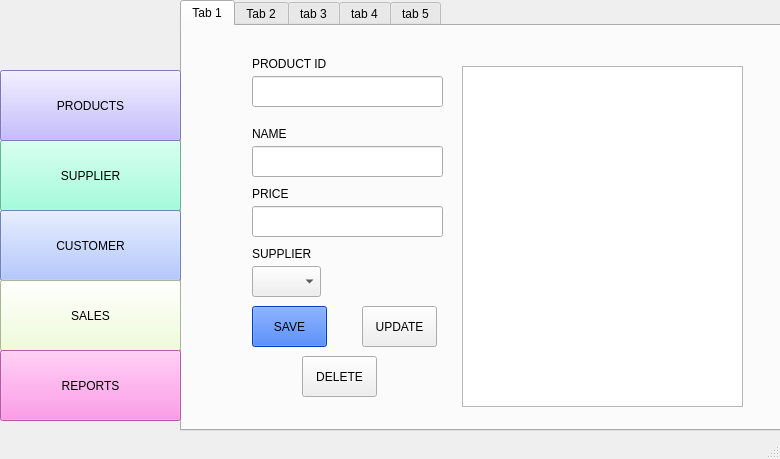
<?xml version="1.0" encoding="UTF-8"?>
<ui version="4.0">
 <class>Sales_System</class>
 <widget class="QMainWindow" name="Sales_System">
  <property name="geometry">
   <rect>
    <x>0</x>
    <y>0</y>
    <width>780</width>
    <height>459</height>
   </rect>
  </property>
  <property name="windowTitle">
   <string>Sales_System</string>
  </property>
  <widget class="QWidget" name="centralwidget">
   <widget class="QPushButton" name="btn_tab1">
    <property name="geometry">
     <rect>
      <x>0</x>
      <y>70</y>
      <width>181</width>
      <height>71</height>
     </rect>
    </property>
    <property name="styleSheet">
     <string notr="true">background-color: rgb(180, 167, 255);</string>
    </property>
    <property name="text">
     <string>PRODUCTS</string>
    </property>
   </widget>
   <widget class="QTabWidget" name="TabWidget">
    <property name="geometry">
     <rect>
      <x>180</x>
      <y>0</y>
      <width>611</width>
      <height>431</height>
     </rect>
    </property>
    <property name="currentIndex">
     <number>0</number>
    </property>
    <widget class="QWidget" name="tab1">
     <attribute name="title">
      <string>Tab 1</string>
     </attribute>
     <widget class="QPushButton" name="btn_save_product">
      <property name="geometry">
       <rect>
        <x>70</x>
        <y>280</y>
        <width>75</width>
        <height>41</height>
       </rect>
      </property>
      <property name="styleSheet">
       <string notr="true">background-color: rgb(0, 85, 255);
font: 700 10pt &quot;Segoe UI&quot;;</string>
      </property>
      <property name="text">
       <string>SAVE</string>
      </property>
     </widget>
     <widget class="QLabel" name="label_2">
      <property name="geometry">
       <rect>
        <x>70</x>
        <y>160</y>
        <width>49</width>
        <height>16</height>
       </rect>
      </property>
      <property name="text">
       <string>PRICE</string>
      </property>
     </widget>
     <widget class="QLineEdit" name="ln_name">
      <property name="geometry">
       <rect>
        <x>70</x>
        <y>120</y>
        <width>191</width>
        <height>31</height>
       </rect>
      </property>
     </widget>
     <widget class="QLineEdit" name="ln_price">
      <property name="geometry">
       <rect>
        <x>70</x>
        <y>180</y>
        <width>191</width>
        <height>31</height>
       </rect>
      </property>
     </widget>
     <widget class="QLabel" name="label">
      <property name="geometry">
       <rect>
        <x>70</x>
        <y>100</y>
        <width>121</width>
        <height>16</height>
       </rect>
      </property>
      <property name="text">
       <string>NAME</string>
      </property>
     </widget>
     <widget class="QPushButton" name="btn_delete_product">
      <property name="geometry">
       <rect>
        <x>120</x>
        <y>330</y>
        <width>75</width>
        <height>41</height>
       </rect>
      </property>
      <property name="text">
       <string>DELETE</string>
      </property>
     </widget>
     <widget class="QPushButton" name="btn_update_product">
      <property name="geometry">
       <rect>
        <x>180</x>
        <y>280</y>
        <width>75</width>
        <height>41</height>
       </rect>
      </property>
      <property name="text">
       <string>UPDATE</string>
      </property>
     </widget>
     <widget class="QComboBox" name="combo_supplier">
      <property name="geometry">
       <rect>
        <x>70</x>
        <y>240</y>
        <width>69</width>
        <height>31</height>
       </rect>
      </property>
     </widget>
     <widget class="QLabel" name="label_3">
      <property name="geometry">
       <rect>
        <x>70</x>
        <y>220</y>
        <width>81</width>
        <height>16</height>
       </rect>
      </property>
      <property name="text">
       <string>SUPPLIER</string>
      </property>
     </widget>
     <widget class="QListWidget" name="listWidget">
      <property name="geometry">
       <rect>
        <x>280</x>
        <y>40</y>
        <width>281</width>
        <height>341</height>
       </rect>
      </property>
     </widget>
     <widget class="QLabel" name="label_5">
      <property name="geometry">
       <rect>
        <x>70</x>
        <y>30</y>
        <width>91</width>
        <height>16</height>
       </rect>
      </property>
      <property name="text">
       <string>PRODUCT ID</string>
      </property>
     </widget>
     <widget class="QLineEdit" name="ln_pro_id">
      <property name="geometry">
       <rect>
        <x>70</x>
        <y>50</y>
        <width>191</width>
        <height>31</height>
       </rect>
      </property>
     </widget>
    </widget>
    <widget class="QWidget" name="tab2">
     <attribute name="title">
      <string>Tab 2</string>
     </attribute>
     <widget class="QLabel" name="label_4">
      <property name="geometry">
       <rect>
        <x>70</x>
        <y>90</y>
        <width>61</width>
        <height>16</height>
       </rect>
      </property>
      <property name="text">
       <string>NAME</string>
      </property>
     </widget>
     <widget class="QLineEdit" name="ln_supplier">
      <property name="geometry">
       <rect>
        <x>70</x>
        <y>120</y>
        <width>191</width>
        <height>31</height>
       </rect>
      </property>
     </widget>
     <widget class="QPushButton" name="btn_add_supplier">
      <property name="geometry">
       <rect>
        <x>70</x>
        <y>160</y>
        <width>75</width>
        <height>41</height>
       </rect>
      </property>
      <property name="text">
       <string>ADD</string>
      </property>
     </widget>
     <widget class="QLabel" name="label_6">
      <property name="geometry">
       <rect>
        <x>70</x>
        <y>20</y>
        <width>81</width>
        <height>16</height>
       </rect>
      </property>
      <property name="text">
       <string>SUPPLIER ID</string>
      </property>
     </widget>
     <widget class="QLineEdit" name="ln_supp_id">
      <property name="geometry">
       <rect>
        <x>70</x>
        <y>50</y>
        <width>191</width>
        <height>31</height>
       </rect>
      </property>
     </widget>
     <widget class="QListWidget" name="listWidget_supp">
      <property name="geometry">
       <rect>
        <x>285</x>
        <y>20</y>
        <width>281</width>
        <height>271</height>
       </rect>
      </property>
     </widget>
     <widget class="QPushButton" name="btn_supp_delete">
      <property name="geometry">
       <rect>
        <x>130</x>
        <y>220</y>
        <width>75</width>
        <height>41</height>
       </rect>
      </property>
      <property name="text">
       <string>DELETE</string>
      </property>
     </widget>
     <widget class="QPushButton" name="btn_supp_update">
      <property name="geometry">
       <rect>
        <x>180</x>
        <y>160</y>
        <width>75</width>
        <height>41</height>
       </rect>
      </property>
      <property name="text">
       <string>UPDATE</string>
      </property>
     </widget>
    </widget>
    <widget class="QWidget" name="tab3">
     <attribute name="title">
      <string>tab 3</string>
     </attribute>
     <widget class="QLabel" name="label_10">
      <property name="geometry">
       <rect>
        <x>40</x>
        <y>110</y>
        <width>49</width>
        <height>16</height>
       </rect>
      </property>
      <property name="text">
       <string>NAME</string>
      </property>
     </widget>
     <widget class="QLineEdit" name="ln_name_cus">
      <property name="geometry">
       <rect>
        <x>40</x>
        <y>130</y>
        <width>191</width>
        <height>31</height>
       </rect>
      </property>
     </widget>
     <widget class="QLineEdit" name="ln_last_cus">
      <property name="geometry">
       <rect>
        <x>40</x>
        <y>200</y>
        <width>191</width>
        <height>31</height>
       </rect>
      </property>
     </widget>
     <widget class="QLabel" name="label_11">
      <property name="geometry">
       <rect>
        <x>40</x>
        <y>180</y>
        <width>81</width>
        <height>16</height>
       </rect>
      </property>
      <property name="text">
       <string>LAST_NAME</string>
      </property>
     </widget>
     <widget class="QLineEdit" name="ln_doc">
      <property name="geometry">
       <rect>
        <x>40</x>
        <y>70</y>
        <width>191</width>
        <height>31</height>
       </rect>
      </property>
     </widget>
     <widget class="QLabel" name="label_12">
      <property name="geometry">
       <rect>
        <x>40</x>
        <y>40</y>
        <width>49</width>
        <height>16</height>
       </rect>
      </property>
      <property name="text">
       <string>DNI/RUT</string>
      </property>
     </widget>
     <widget class="QLabel" name="label_13">
      <property name="geometry">
       <rect>
        <x>40</x>
        <y>240</y>
        <width>49</width>
        <height>16</height>
       </rect>
      </property>
      <property name="text">
       <string>PHONE</string>
      </property>
     </widget>
     <widget class="QLineEdit" name="ln_phone_cus">
      <property name="geometry">
       <rect>
        <x>40</x>
        <y>260</y>
        <width>191</width>
        <height>31</height>
       </rect>
      </property>
      <property name="text">
       <string/>
      </property>
     </widget>
     <widget class="QPushButton" name="btn_reg_cus">
      <property name="geometry">
       <rect>
        <x>40</x>
        <y>310</y>
        <width>75</width>
        <height>41</height>
       </rect>
      </property>
      <property name="text">
       <string>REGISTER</string>
      </property>
     </widget>
     <widget class="QListWidget" name="listWidget_cust">
      <property name="geometry">
       <rect>
        <x>290</x>
        <y>61</y>
        <width>256</width>
        <height>221</height>
       </rect>
      </property>
     </widget>
     <widget class="QPushButton" name="btn_upd_cus">
      <property name="geometry">
       <rect>
        <x>160</x>
        <y>310</y>
        <width>75</width>
        <height>41</height>
       </rect>
      </property>
      <property name="text">
       <string>UPDATE</string>
      </property>
     </widget>
     <widget class="QPushButton" name="btn_del_cus">
      <property name="geometry">
       <rect>
        <x>280</x>
        <y>310</y>
        <width>75</width>
        <height>41</height>
       </rect>
      </property>
      <property name="text">
       <string>DELETE</string>
      </property>
     </widget>
    </widget>
    <widget class="QWidget" name="tab4">
     <attribute name="title">
      <string>tab 4</string>
     </attribute>
     <widget class="QLabel" name="label_7">
      <property name="geometry">
       <rect>
        <x>40</x>
        <y>30</y>
        <width>91</width>
        <height>16</height>
       </rect>
      </property>
      <property name="text">
       <string>ID or NAME</string>
      </property>
     </widget>
     <widget class="QLineEdit" name="ln_search">
      <property name="geometry">
       <rect>
        <x>40</x>
        <y>50</y>
        <width>113</width>
        <height>31</height>
       </rect>
      </property>
     </widget>
     <widget class="QPushButton" name="btn_search">
      <property name="geometry">
       <rect>
        <x>170</x>
        <y>50</y>
        <width>75</width>
        <height>31</height>
       </rect>
      </property>
      <property name="text">
       <string>SEARCH</string>
      </property>
     </widget>
     <widget class="QTableWidget" name="tableWidget_sale">
      <property name="geometry">
       <rect>
        <x>40</x>
        <y>91</y>
        <width>531</width>
        <height>241</height>
       </rect>
      </property>
     </widget>
     <widget class="QPushButton" name="btn_sale">
      <property name="geometry">
       <rect>
        <x>480</x>
        <y>350</y>
        <width>75</width>
        <height>31</height>
       </rect>
      </property>
      <property name="text">
       <string>SALE</string>
      </property>
     </widget>
     <widget class="QLabel" name="label_8">
      <property name="geometry">
       <rect>
        <x>290</x>
        <y>30</y>
        <width>71</width>
        <height>16</height>
       </rect>
      </property>
      <property name="text">
       <string>QUANTITY</string>
      </property>
     </widget>
     <widget class="QLineEdit" name="btn_qty">
      <property name="geometry">
       <rect>
        <x>290</x>
        <y>50</y>
        <width>71</width>
        <height>31</height>
       </rect>
      </property>
     </widget>
     <widget class="QPushButton" name="btn_cancel">
      <property name="geometry">
       <rect>
        <x>310</x>
        <y>350</y>
        <width>75</width>
        <height>31</height>
       </rect>
      </property>
      <property name="text">
       <string>CANCEL</string>
      </property>
     </widget>
     <widget class="QLabel" name="label_9">
      <property name="geometry">
       <rect>
        <x>480</x>
        <y>30</y>
        <width>49</width>
        <height>16</height>
       </rect>
      </property>
      <property name="text">
       <string>TOTAL</string>
      </property>
     </widget>
     <widget class="QLineEdit" name="btn_total">
      <property name="geometry">
       <rect>
        <x>480</x>
        <y>50</y>
        <width>81</width>
        <height>31</height>
       </rect>
      </property>
     </widget>
    </widget>
    <widget class="QWidget" name="tab5">
     <attribute name="title">
      <string>tab 5</string>
     </attribute>
     <widget class="QTableWidget" name="tableWidget_report">
      <property name="geometry">
       <rect>
        <x>25</x>
        <y>101</y>
        <width>541</width>
        <height>251</height>
       </rect>
      </property>
     </widget>
     <widget class="QDateEdit" name="date_from">
      <property name="geometry">
       <rect>
        <x>30</x>
        <y>40</y>
        <width>110</width>
        <height>22</height>
       </rect>
      </property>
     </widget>
     <widget class="QDateEdit" name="date_to">
      <property name="geometry">
       <rect>
        <x>150</x>
        <y>40</y>
        <width>110</width>
        <height>22</height>
       </rect>
      </property>
     </widget>
     <widget class="QLabel" name="label_14">
      <property name="geometry">
       <rect>
        <x>30</x>
        <y>20</y>
        <width>49</width>
        <height>16</height>
       </rect>
      </property>
      <property name="text">
       <string>FROM</string>
      </property>
     </widget>
     <widget class="QLabel" name="label_15">
      <property name="geometry">
       <rect>
        <x>150</x>
        <y>20</y>
        <width>49</width>
        <height>16</height>
       </rect>
      </property>
      <property name="text">
       <string>TO</string>
      </property>
     </widget>
     <widget class="QPushButton" name="btn_report">
      <property name="geometry">
       <rect>
        <x>480</x>
        <y>30</y>
        <width>75</width>
        <height>31</height>
       </rect>
      </property>
      <property name="text">
       <string>REPORT</string>
      </property>
     </widget>
    </widget>
   </widget>
   <widget class="QPushButton" name="btn_tab2">
    <property name="geometry">
     <rect>
      <x>0</x>
      <y>140</y>
      <width>181</width>
      <height>71</height>
     </rect>
    </property>
    <property name="styleSheet">
     <string notr="true">background-color: rgb(135, 255, 211);</string>
    </property>
    <property name="text">
     <string>SUPPLIER</string>
    </property>
   </widget>
   <widget class="QPushButton" name="btn_tab3">
    <property name="geometry">
     <rect>
      <x>0</x>
      <y>210</y>
      <width>181</width>
      <height>71</height>
     </rect>
    </property>
    <property name="styleSheet">
     <string notr="true">background-color: rgb(155, 182, 255);</string>
    </property>
    <property name="text">
     <string>CUSTOMER</string>
    </property>
   </widget>
   <widget class="QPushButton" name="btn_tab4">
    <property name="geometry">
     <rect>
      <x>0</x>
      <y>280</y>
      <width>181</width>
      <height>71</height>
     </rect>
    </property>
    <property name="styleSheet">
     <string notr="true">background-color: rgb(236, 255, 206);</string>
    </property>
    <property name="text">
     <string>SALES</string>
    </property>
   </widget>
   <widget class="QPushButton" name="btn_tab5">
    <property name="geometry">
     <rect>
      <x>0</x>
      <y>350</y>
      <width>181</width>
      <height>71</height>
     </rect>
    </property>
    <property name="styleSheet">
     <string notr="true">background-color: rgb(255, 125, 225);</string>
    </property>
    <property name="text">
     <string>REPORTS</string>
    </property>
   </widget>
   <zorder>TabWidget</zorder>
   <zorder>btn_tab2</zorder>
   <zorder>btn_tab3</zorder>
   <zorder>btn_tab4</zorder>
   <zorder>btn_tab5</zorder>
   <zorder>btn_tab1</zorder>
  </widget>
  <widget class="QMenuBar" name="menubar">
   <property name="geometry">
    <rect>
     <x>0</x>
     <y>0</y>
     <width>780</width>
     <height>22</height>
    </rect>
   </property>
  </widget>
  <widget class="QStatusBar" name="statusbar"/>
 </widget>
 <resources/>
 <connections/>
</ui>
